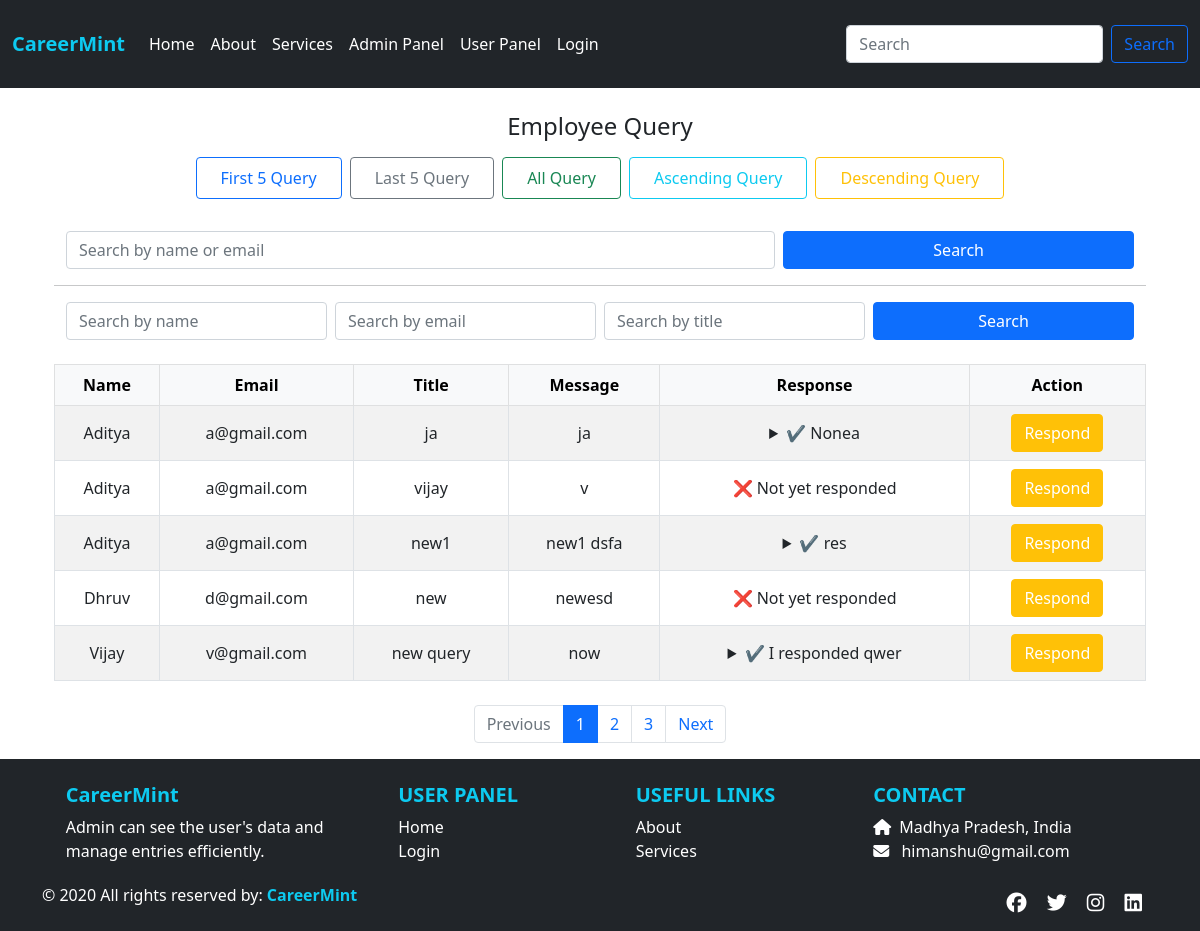
Before: /allquery/ with the older database file.
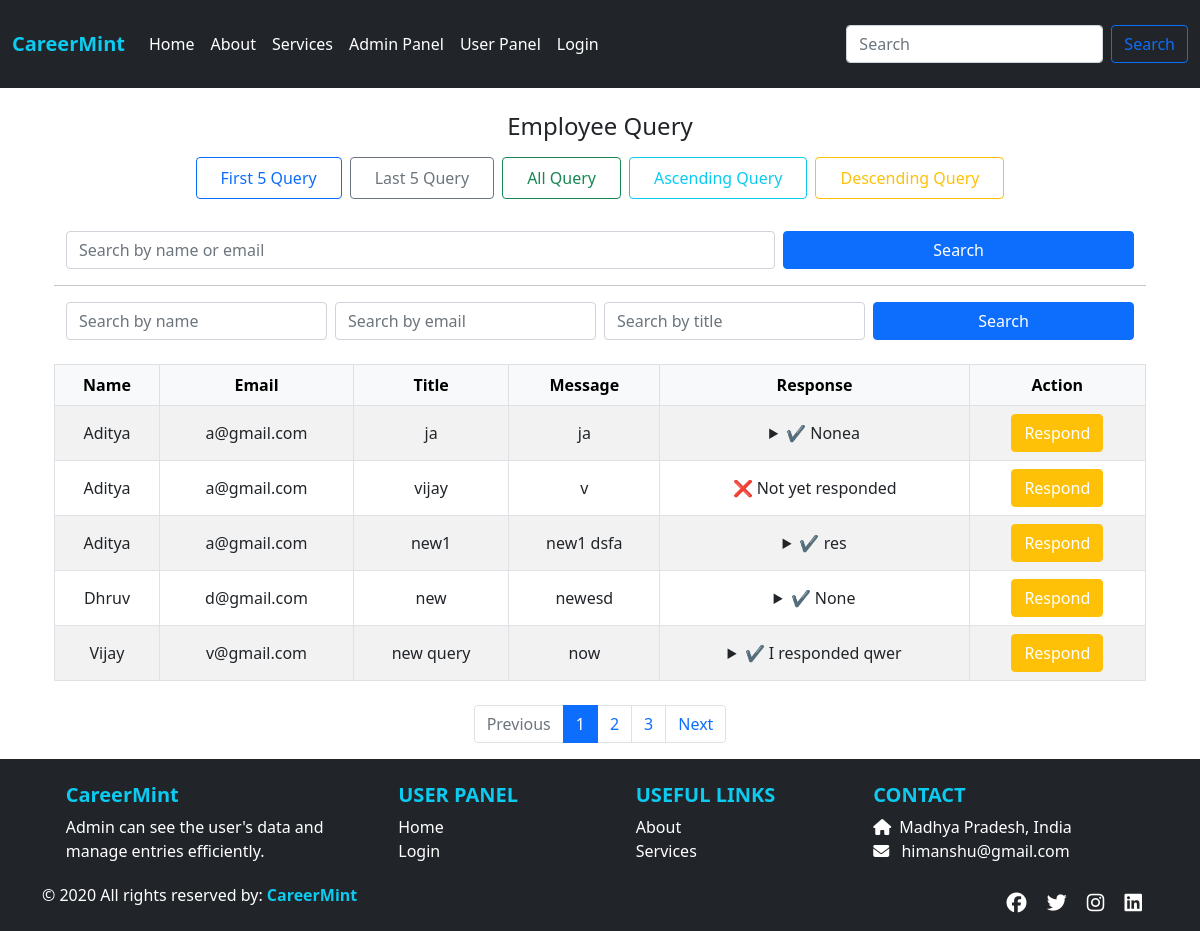
After: the same page with the newer database file.
### app/models.py (models this page shows, shortened)
class UserQuery(models.Model):
    stuname = models.CharField(max_length=100)
    stuemail = models.EmailField()
    title = models.CharField(max_length=255)
    message = models.TextField()
    response = models.TextField(blank=True, null=True)
    created_at = models.DateTimeField(auto_now_add=True)

### app/views.py (the view)
# urls.py: path('allquery/', views.allquery, name='allquery'),
def allquery(request):
    queries = UserQuery.objects.all().order_by('-created_at')
    paginator = Paginator(queries, 5)
    page_number = request.GET.get('page')
    page_obj = paginator.get_page(page_number)
    return render(request, 'allquery.html', {'page_obj': page_obj, 'queries': page_obj})

### app/templates/allquery.html (shortened to what the changed rows need)
{% extends "base.html" %}
{% load static %}
{% block css %}
<link rel="stylesheet" href="{% static 'css/style.css' %}">
{% endblock %}
{% block content %}
<div class="container mt-4">
  <div class="table-responsive mt-4">
    <table class="table table-bordered table-striped align-middle text-center">
      <thead class="table-light">
        <tr>
          <th>Name</th>
          <th>Email</th>
          <th>Title</th>
          <th>Message</th>
          <th>Response</th>
          <th>Action</th>
        </tr>
      </thead>
      <tbody>
          {% if page_obj %}
            {% for q in page_obj %}
            <tr>
              <td>{{ q.stuname }}</td>
              <td>{{ q.stuemail }}</td>
              <td>{{ q.title }}</td>
              <td style="word-break: break-word;">{{ q.message }}</td>
              <td style="max-width: 300px;">
                {% if q.response %}
                  <details>
                    <summary style="cursor: pointer;">✔️ {{ q.response|truncatechars:50 }}</summary>
                  </details>
                {% else %}
                  ❌ Not yet responded
                {% endif %}
              </td>
              <td>
                <a href="{% url 'queryres' q.pk %}" class="btn btn-warning text-white">Respond</a>
              </td>
            </tr>
          {% endfor %}
        {% else %}
          <tr>
            <td colspan="6">No queries found.</td>
          </tr>
        {% endif %}
      </tbody>
    </table>
  </div>
</div>
{% endblock %}

Changed rows visible on the page:
changed UserQuery "Dhruv": response (not shown) → "None"; response "❌ Not yet responded" → "✔️"
